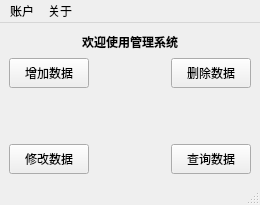
<?xml version="1.0" encoding="UTF-8"?>
<ui version="4.0">
 <class>guanli</class>
 <widget class="QMainWindow" name="guanli">
  <property name="geometry">
   <rect>
    <x>0</x>
    <y>0</y>
    <width>260</width>
    <height>205</height>
   </rect>
  </property>
  <property name="windowTitle">
   <string>MainWindow</string>
  </property>
  <widget class="QWidget" name="centralwidget">
   <layout class="QVBoxLayout" name="verticalLayout">
    <item>
     <layout class="QHBoxLayout" name="horizontalLayout">
      <item>
       <widget class="QLabel" name="label_3">
        <property name="text">
         <string/>
        </property>
       </widget>
      </item>
      <item>
       <spacer name="horizontalSpacer_2">
        <property name="orientation">
         <enum>Qt::Horizontal</enum>
        </property>
        <property name="sizeHint" stdset="0">
         <size>
          <width>40</width>
          <height>20</height>
         </size>
        </property>
       </spacer>
      </item>
      <item>
       <widget class="QLabel" name="label">
        <property name="styleSheet">
         <string notr="true">font: 75 17pt &quot;Waree&quot;;</string>
        </property>
        <property name="text">
         <string>&lt;html&gt;&lt;head/&gt;&lt;body&gt;&lt;p&gt;&lt;span style=&quot; font-weight:600;&quot;&gt;欢迎使用管理系统&lt;/span&gt;&lt;/p&gt;&lt;/body&gt;&lt;/html&gt;</string>
        </property>
       </widget>
      </item>
      <item>
       <spacer name="horizontalSpacer_3">
        <property name="orientation">
         <enum>Qt::Horizontal</enum>
        </property>
        <property name="sizeHint" stdset="0">
         <size>
          <width>40</width>
          <height>20</height>
         </size>
        </property>
       </spacer>
      </item>
      <item>
       <widget class="QLabel" name="label_2">
        <property name="text">
         <string/>
        </property>
       </widget>
      </item>
     </layout>
    </item>
    <item>
     <layout class="QGridLayout" name="gridLayout">
      <item row="0" column="2">
       <widget class="QPushButton" name="pushButton_2">
        <property name="minimumSize">
         <size>
          <width>80</width>
          <height>30</height>
         </size>
        </property>
        <property name="maximumSize">
         <size>
          <width>80</width>
          <height>30</height>
         </size>
        </property>
        <property name="text">
         <string>删除数据</string>
        </property>
       </widget>
      </item>
      <item row="2" column="2">
       <widget class="QPushButton" name="pushButton_4">
        <property name="minimumSize">
         <size>
          <width>80</width>
          <height>30</height>
         </size>
        </property>
        <property name="maximumSize">
         <size>
          <width>80</width>
          <height>30</height>
         </size>
        </property>
        <property name="text">
         <string>查询数据</string>
        </property>
       </widget>
      </item>
      <item row="0" column="0">
       <widget class="QPushButton" name="pushButton">
        <property name="minimumSize">
         <size>
          <width>80</width>
          <height>30</height>
         </size>
        </property>
        <property name="maximumSize">
         <size>
          <width>80</width>
          <height>30</height>
         </size>
        </property>
        <property name="text">
         <string>增加数据</string>
        </property>
       </widget>
      </item>
      <item row="2" column="0">
       <widget class="QPushButton" name="pushButton_3">
        <property name="minimumSize">
         <size>
          <width>80</width>
          <height>30</height>
         </size>
        </property>
        <property name="maximumSize">
         <size>
          <width>80</width>
          <height>30</height>
         </size>
        </property>
        <property name="text">
         <string>修改数据</string>
        </property>
       </widget>
      </item>
      <item row="0" column="1">
       <spacer name="horizontalSpacer">
        <property name="orientation">
         <enum>Qt::Horizontal</enum>
        </property>
        <property name="sizeHint" stdset="0">
         <size>
          <width>40</width>
          <height>20</height>
         </size>
        </property>
       </spacer>
      </item>
      <item row="1" column="0">
       <spacer name="verticalSpacer">
        <property name="orientation">
         <enum>Qt::Vertical</enum>
        </property>
        <property name="sizeHint" stdset="0">
         <size>
          <width>20</width>
          <height>40</height>
         </size>
        </property>
       </spacer>
      </item>
     </layout>
    </item>
   </layout>
  </widget>
  <widget class="QMenuBar" name="menubar">
   <property name="geometry">
    <rect>
     <x>0</x>
     <y>0</y>
     <width>260</width>
     <height>28</height>
    </rect>
   </property>
   <widget class="QMenu" name="menu">
    <property name="title">
     <string>账户</string>
    </property>
    <addaction name="action"/>
    <addaction name="separator"/>
    <addaction name="action_2"/>
    <addaction name="separator"/>
   </widget>
   <widget class="QMenu" name="menu_4">
    <property name="title">
     <string>关于</string>
    </property>
    <addaction name="action_11"/>
    <addaction name="action_12"/>
   </widget>
   <addaction name="menu"/>
   <addaction name="menu_4"/>
  </widget>
  <widget class="QStatusBar" name="statusbar"/>
  <action name="action">
   <property name="text">
    <string>查看用户信息</string>
   </property>
   <property name="shortcut">
    <string>Ctrl+Alt+U</string>
   </property>
  </action>
  <action name="action_2">
   <property name="text">
    <string>退出登陆</string>
   </property>
   <property name="shortcut">
    <string>Ctrl+Alt+E</string>
   </property>
  </action>
  <action name="action_10">
   <property name="text">
    <string>设置字体</string>
   </property>
   <property name="shortcut">
    <string/>
   </property>
  </action>
  <action name="action_11">
   <property name="text">
    <string>操作</string>
   </property>
   <property name="shortcut">
    <string>F1</string>
   </property>
  </action>
  <action name="action_12">
   <property name="text">
    <string>关于软件</string>
   </property>
   <property name="shortcut">
    <string>F2</string>
   </property>
  </action>
 </widget>
 <resources/>
 <connections/>
</ui>
